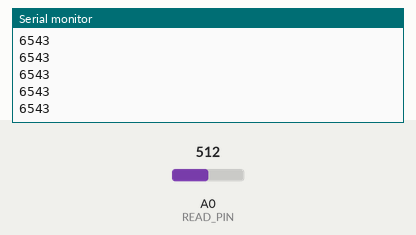
A sketch run on a simulated Arduino Uno, built with avr-gcc and run on an emulated ATmega328P. Parts: the last lines printed to the serial monitor. Inputs (shaded band) come from the test bench; at power-on: A0 (READ_PIN) = 512.

Above: at 1.2 s.
1.3 s: A0 (READ_PIN) set to 314
At 1.31 s:
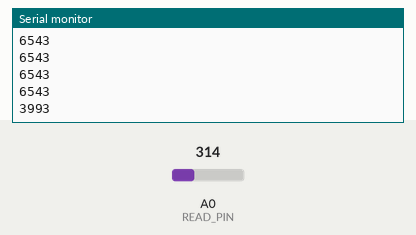
2.8 s: A0 (READ_PIN) set to 306
At 2.82 s:
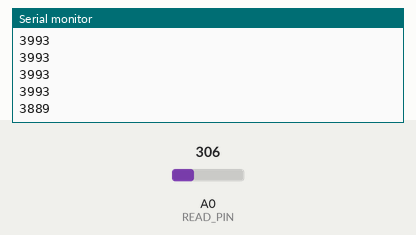
Timing chart, 0 to 5.8 s (numbered marks = the images above; inputs shaded):
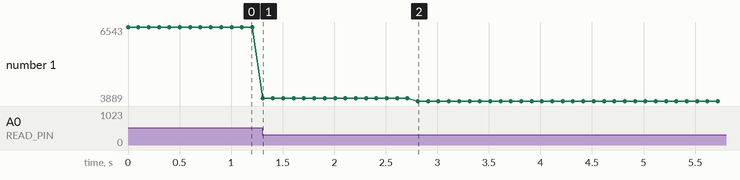

The sketch:

StringPot.ino
```cpp
//gauge
#define READ_PIN A0
#define MIN_READ 4.0
#define MAX_READ 985.0
#define MIN_LEN 0.0
#define MAX_LEN 324.0 //in mm
#define MM_TO_THOU 39.3701

void setup() {
  pinMode(READ_PIN, INPUT);
  Serial.begin(9600);
}

//takes 10 bit analog read value and converts to mm
int readTomm(int value){
  return (int) MM_TO_THOU*(MAX_LEN-MIN_LEN)/(MAX_READ-MIN_READ)*(value-MIN_READ);
}

void loop() {
  Serial.println(readTomm(analogRead(READ_PIN)));
  delay(100);
}
```

Measured:
- after the input at 1.3 s, the serial monitor: prints a new line at once (image 1)
- after the input at 2.8 s, the serial monitor: prints a new line at once (image 2)
- plotted number 1: 6543 → 3993 after the input at 1.3 s, 3993 → 3889 after the input at 2.8 s
